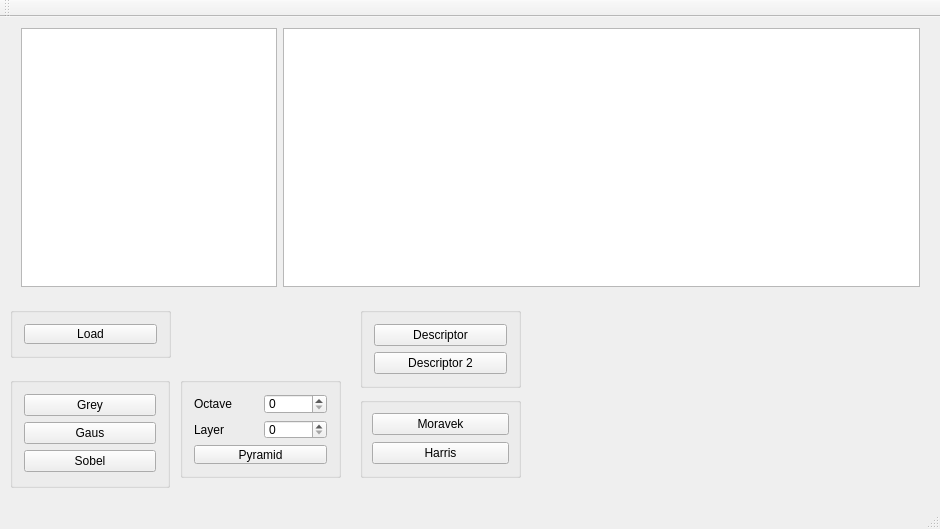
<?xml version="1.0" encoding="UTF-8"?>
<ui version="4.0">
 <class>MainWindow</class>
 <widget class="QMainWindow" name="MainWindow">
  <property name="geometry">
   <rect>
    <x>0</x>
    <y>0</y>
    <width>940</width>
    <height>529</height>
   </rect>
  </property>
  <property name="windowTitle">
   <string>MainWindow</string>
  </property>
  <widget class="QWidget" name="centralWidget">
   <property name="sizePolicy">
    <sizepolicy hsizetype="Maximum" vsizetype="Maximum">
     <horstretch>0</horstretch>
     <verstretch>0</verstretch>
    </sizepolicy>
   </property>
   <widget class="QWidget" name="verticalLayoutWidget">
    <property name="geometry">
     <rect>
      <x>10</x>
      <y>0</y>
      <width>921</width>
      <height>281</height>
     </rect>
    </property>
    <layout class="QVBoxLayout" name="verticalLayout">
     <property name="spacing">
      <number>0</number>
     </property>
     <property name="sizeConstraint">
      <enum>QLayout::SetMaximumSize</enum>
     </property>
     <item>
      <layout class="QHBoxLayout" name="horizontalLayout">
       <property name="sizeConstraint">
        <enum>QLayout::SetNoConstraint</enum>
       </property>
       <item>
        <widget class="QGraphicsView" name="graphicsView_Orig">
         <property name="sizePolicy">
          <sizepolicy hsizetype="Fixed" vsizetype="Expanding">
           <horstretch>0</horstretch>
           <verstretch>0</verstretch>
          </sizepolicy>
         </property>
         <property name="baseSize">
          <size>
           <width>250</width>
           <height>0</height>
          </size>
         </property>
        </widget>
       </item>
       <item>
        <widget class="QGraphicsView" name="graphicsView_Edit"/>
       </item>
      </layout>
     </item>
    </layout>
   </widget>
   <widget class="QGroupBox" name="verticalGroupBox_2">
    <property name="geometry">
     <rect>
      <x>10</x>
      <y>290</y>
      <width>161</width>
      <height>51</height>
     </rect>
    </property>
    <layout class="QVBoxLayout" name="verticalLayout_2">
     <property name="sizeConstraint">
      <enum>QLayout::SetMaximumSize</enum>
     </property>
     <item>
      <widget class="QPushButton" name="pushButton_LoadOrig">
       <property name="text">
        <string>Load</string>
       </property>
      </widget>
     </item>
    </layout>
   </widget>
   <widget class="QGroupBox" name="verticalGroupBox_3">
    <property name="geometry">
     <rect>
      <x>10</x>
      <y>360</y>
      <width>160</width>
      <height>111</height>
     </rect>
    </property>
    <layout class="QVBoxLayout" name="verticalLayout_3">
     <item>
      <widget class="QPushButton" name="pushButton_Grey">
       <property name="text">
        <string>Grey</string>
       </property>
      </widget>
     </item>
     <item>
      <widget class="QPushButton" name="pushButton_Gaus">
       <property name="text">
        <string>Gaus</string>
       </property>
      </widget>
     </item>
     <item>
      <widget class="QPushButton" name="pushButton_Sobel">
       <property name="text">
        <string>Sobel</string>
       </property>
      </widget>
     </item>
    </layout>
   </widget>
   <widget class="QGroupBox" name="verticalGroupBox_2">
    <property name="geometry">
     <rect>
      <x>180</x>
      <y>360</y>
      <width>161</width>
      <height>101</height>
     </rect>
    </property>
    <layout class="QVBoxLayout" name="verticalLayout_4">
     <item>
      <layout class="QHBoxLayout" name="horizontalLayout_4">
       <item>
        <widget class="QLabel" name="label_Octve">
         <property name="text">
          <string>Octave</string>
         </property>
        </widget>
       </item>
       <item>
        <widget class="QSpinBox" name="spinBox_Octave"/>
       </item>
      </layout>
     </item>
     <item>
      <layout class="QHBoxLayout" name="horizontalLayout_2">
       <item>
        <widget class="QLabel" name="label_Layer">
         <property name="text">
          <string>Layer</string>
         </property>
        </widget>
       </item>
       <item>
        <widget class="QSpinBox" name="spinBox_Layer"/>
       </item>
      </layout>
     </item>
     <item>
      <widget class="QPushButton" name="pushButton_PyramidShow">
       <property name="text">
        <string>Pyramid</string>
       </property>
      </widget>
     </item>
    </layout>
   </widget>
   <widget class="QLabel" name="label_Messages">
    <property name="geometry">
     <rect>
      <x>790</x>
      <y>480</y>
      <width>141</width>
      <height>20</height>
     </rect>
    </property>
    <property name="font">
     <font>
      <pointsize>12</pointsize>
      <italic>true</italic>
      <underline>true</underline>
     </font>
    </property>
    <property name="text">
     <string/>
    </property>
   </widget>
   <widget class="QGroupBox" name="verticalGroupBox_2">
    <property name="geometry">
     <rect>
      <x>360</x>
      <y>380</y>
      <width>161</width>
      <height>81</height>
     </rect>
    </property>
    <layout class="QVBoxLayout" name="verticalLayout_5">
     <property name="leftMargin">
      <number>9</number>
     </property>
     <property name="topMargin">
      <number>9</number>
     </property>
     <property name="rightMargin">
      <number>9</number>
     </property>
     <property name="bottomMargin">
      <number>9</number>
     </property>
     <item>
      <widget class="QPushButton" name="pushButton_Moravek">
       <property name="text">
        <string>Moravek</string>
       </property>
      </widget>
     </item>
     <item>
      <widget class="QPushButton" name="pushButton_Harris">
       <property name="text">
        <string>Harris</string>
       </property>
      </widget>
     </item>
    </layout>
   </widget>
   <widget class="QGroupBox" name="verticalGroupBox_4">
    <property name="geometry">
     <rect>
      <x>360</x>
      <y>290</y>
      <width>161</width>
      <height>81</height>
     </rect>
    </property>
    <layout class="QVBoxLayout" name="verticalLayout_6">
     <property name="sizeConstraint">
      <enum>QLayout::SetMaximumSize</enum>
     </property>
     <item>
      <widget class="QPushButton" name="pushButton_Descriptor">
       <property name="text">
        <string>Descriptor</string>
       </property>
      </widget>
     </item>
     <item>
      <widget class="QPushButton" name="pushButton_Descriptor_2">
       <property name="text">
        <string>Descriptor 2</string>
       </property>
      </widget>
     </item>
    </layout>
   </widget>
  </widget>
  <widget class="QMenuBar" name="menuBar">
   <property name="geometry">
    <rect>
     <x>0</x>
     <y>0</y>
     <width>940</width>
     <height>21</height>
    </rect>
   </property>
  </widget>
  <widget class="QToolBar" name="mainToolBar">
   <attribute name="toolBarArea">
    <enum>TopToolBarArea</enum>
   </attribute>
   <attribute name="toolBarBreak">
    <bool>false</bool>
   </attribute>
  </widget>
  <widget class="QStatusBar" name="statusBar"/>
 </widget>
 <layoutdefault spacing="6" margin="11"/>
 <resources/>
 <connections/>
</ui>
